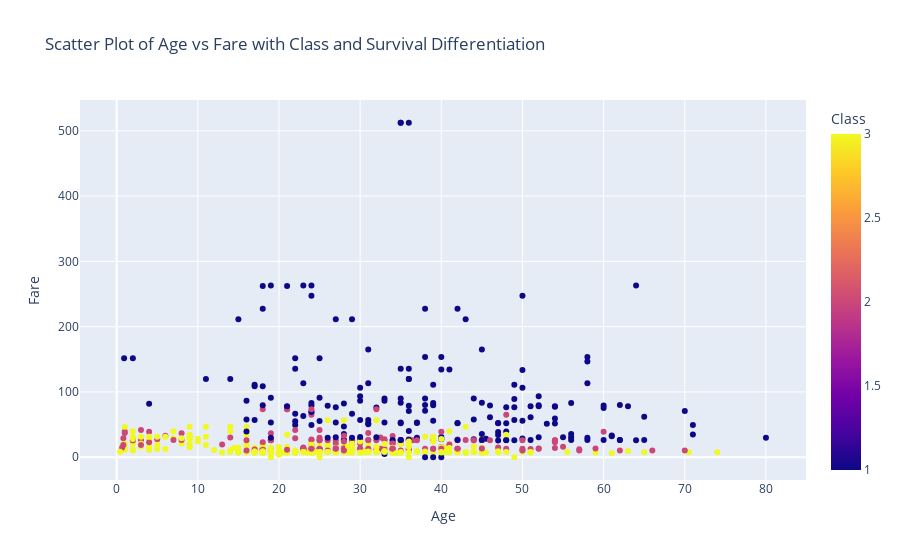

Notebook source saved alongside this figure:
### Code cell
scatter_plot = px.scatter(df, x='Age', y='Fare', color='Pclass', size_max=10,
                          labels={'Age': 'Age', 'Fare': 'Fare', 'Pclass': 'Class', 'Survived': 'Survival Status'},
                          title='Scatter Plot of Age vs Fare with Class and Survival Differentiation')

# Show the plot
scatter_plot.show()

### Figure 1 — Plotly figure (JSON) as saved in the notebook; plotly's stock layout.template omitted (floating-point values rounded to 4 significant figures; data arrays with more than 128 entries replaced by an {"elided": "..."} marker saying what was removed)
{"data": [{"hovertemplate": "Age=%{x}<br>Fare=%{y}<br>Class=%{marker.color}<extra></extra>", "legendgroup": "", "marker": {"color": {"elided": "891 int values"}, "coloraxis": "coloraxis", "symbol": "circle"}, "mode": "markers", "name": "", "orientation": "v", "showlegend": false, "type": "scatter", "x": {"elided": "891 float values"}, "xaxis": "x", "y": {"elided": "891 float values"}, "yaxis": "y"}], "layout": {"autosize": true, "coloraxis": {"colorbar": {"title": {"text": "Class"}}, "colorscale": [[0, "#0d0887"], [0.1111, "#46039f"], [0.2222, "#7201a8"], [0.3333, "#9c179e"], [0.4444, "#bd3786"], [0.5556, "#d8576b"], [0.6667, "#ed7953"], [0.7778, "#fb9f3a"], [0.8889, "#fdca26"], [1, "#f0f921"]]}, "legend": {"tracegroupgap": 0}, "title": {"text": "Scatter Plot of Age vs Fare with Class and Survival Differentiation"}, "xaxis": {"anchor": "y", "autorange": true, "domain": [0, 1], "range": [-4.404, 84.82], "title": {"text": "Age"}, "type": "linear"}, "yaxis": {"anchor": "x", "autorange": true, "domain": [0, 1], "range": [-42.28, 554.6], "title": {"text": "Fare"}, "type": "linear"}}}
